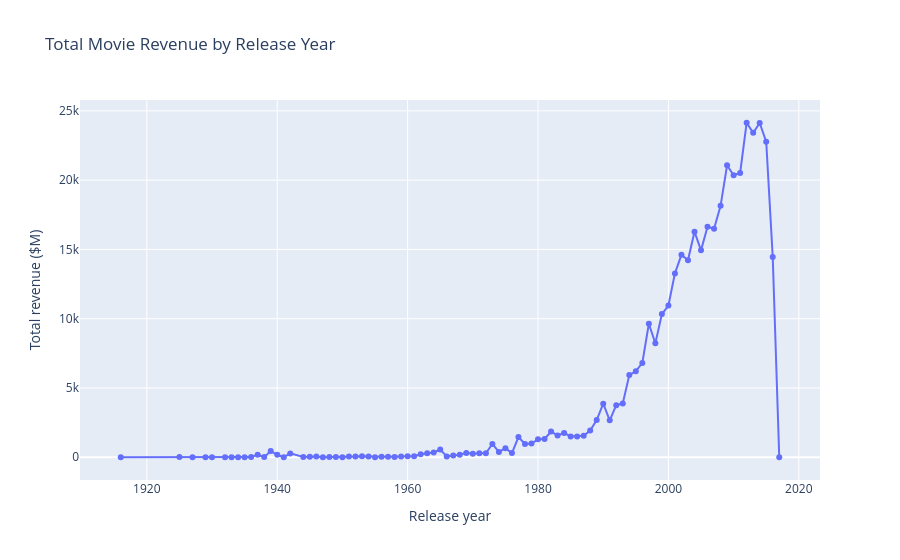

Here is the notebook cell this chart was saved with:
### Markdown cell above
### revenue trend over time

### Code cell
fig_year = px.line(
    yearly,
    x="release_year",
    y="total_revenue_million",
    markers=True,
    title="Total Movie Revenue by Release Year",
    labels={
        "release_year": "Release year",
        "total_revenue_million": "Total revenue ($M)"
    }
)

fig_year.show()

### Figure 1 — Plotly figure (JSON) as saved in the notebook; plotly's stock layout.template omitted (floating-point values rounded to 4 significant figures)
{"data": [{"hovertemplate": "Release year=%{x}<br>Total revenue ($M)=%{y}<extra></extra>", "legendgroup": "", "line": {"color": "#636efa", "dash": "solid"}, "marker": {"symbol": "circle"}, "mode": "lines+markers", "name": "", "orientation": "v", "showlegend": false, "type": "scatter", "x": [1916, 1925, 1927, 1929, 1930, 1932, 1933, 1934, 1935, 1936, 1937, 1938, 1939, 1940, 1941, 1942, 1944, 1945, 1946, 1947, 1948, 1949, 1950, 1951, 1952, 1953, 1954, 1955, 1956, 1957, 1958, 1959, 1960, 1961, 1962, 1963, 1964, 1965, 1966, 1967, 1968, 1969, 1970, 1971, 1972, 1973, 1974, 1975, 1976, 1977, 1978, 1979, 1980, 1981, 1982, 1983, 1984, 1985, 1986, 1987, 1988, 1989, 1990, 1991, 1992, 1993, 1994, 1995, 1996, 1997, 1998, 1999, 2000, 2001, 2002, 2003, 2004, 2005, 2006, 2007, 2008, 2009, 2010, 2011, 2012, 2013, 2014, 2015, 2016, 2017], "xaxis": "x", "y": [8.395, 22, 0.6504, 4.358, 8, 2.5e-05, 4.481, 4.5, 3.202, 11.24, 184.9, 11.43, 443.5, 182.8, 6, 277.9, 12.26, 27.13, 53.69, 7.8, 11.97, 13.2, 8, 49, 51.2, 80, 53.07, 7, 33.8, 34.3, 17.57, 50, 67.4, 74.46, 210.1, 285.8, 347.0, 554.8, 59.35, 127.8, 187.6, 314.4, 248.0, 296.2, 291.4, 959.6, 386.2, 654.5, 298.3, 1460.0, 959.5, 989.8, 1291.0, 1315.0, 1852.0, 1573.0, 1754.0, 1499.0, 1502.0, 1557.0, 1933.0, 2687.0, 3864.0, 2664.0, 3757.0, 3882.0, 5929.0, 6207.0, 6808.0, 9635.0, 8223.0, 10330.0, 10950.0, 13270.0, 14610.0, 14210.0, 16280.0, 14930.0, 16640.0, 16490.0, 18150.0, 21070.0, 20350.0, 20520.0, 24140.0, 23410.0, 24120.0, 22780.0, 14460.0, 0], "yaxis": "y"}], "layout": {"legend": {"tracegroupgap": 0}, "title": {"text": "Total Movie Revenue by Release Year"}, "xaxis": {"anchor": "y", "domain": [0, 1], "title": {"text": "Release year"}}, "yaxis": {"anchor": "x", "domain": [0, 1], "title": {"text": "Total revenue ($M)"}}}}
